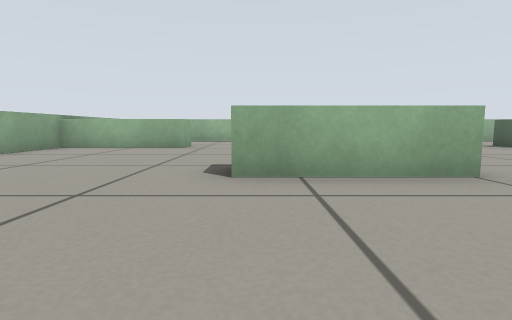
View 1 (above)

16 first-person views from a walk through a Gazebo world. The camera is 0.28 m above the floor, tilts 6° down and sees 80° across. The floor is counted in squares, 0.5 m on a side. Each view is taken from the middle of a square. On the plan, view 1 faces up. The plan holds only what a view shows up to about 9 squares ahead; the rest is blank.

View 2
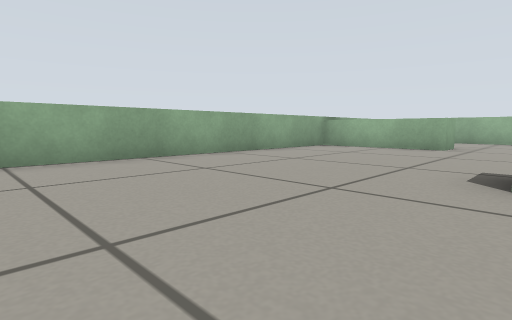

View 3
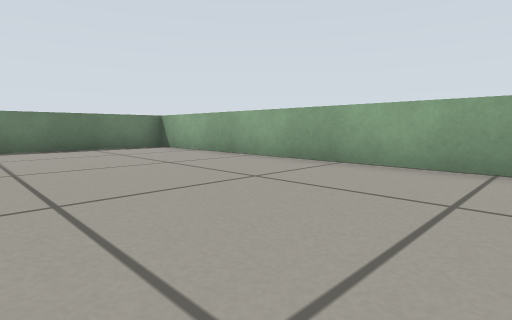

View 4
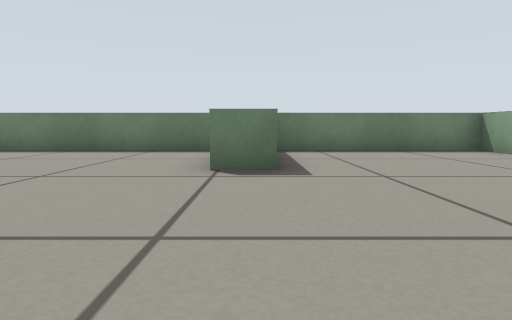

View 5
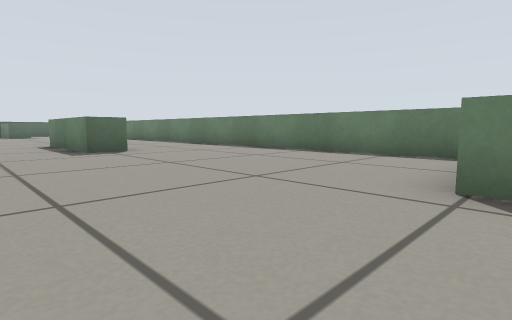

View 6
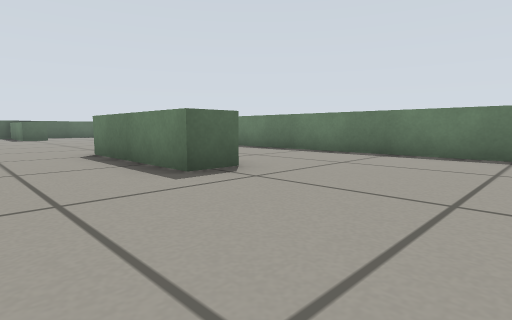

View 7
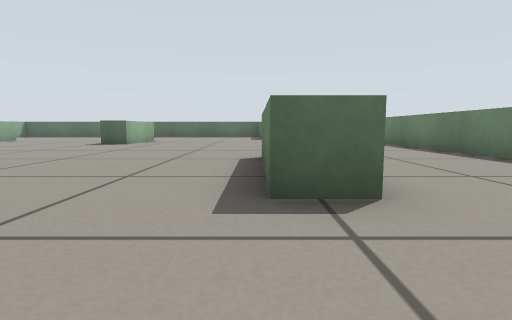

View 8
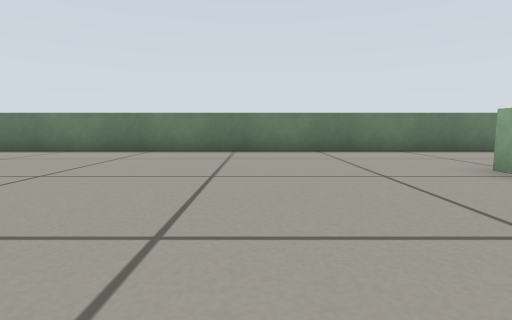

View 9
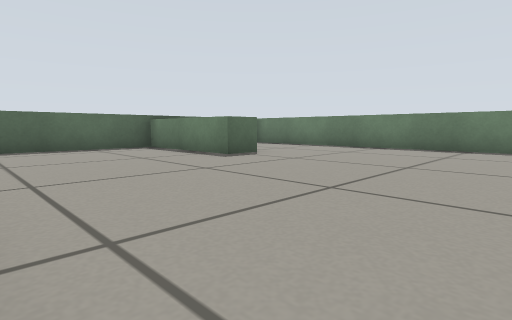

View 10
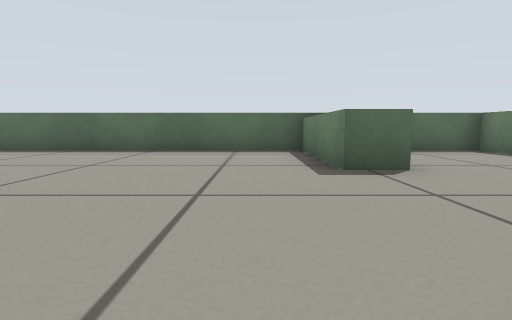

View 11
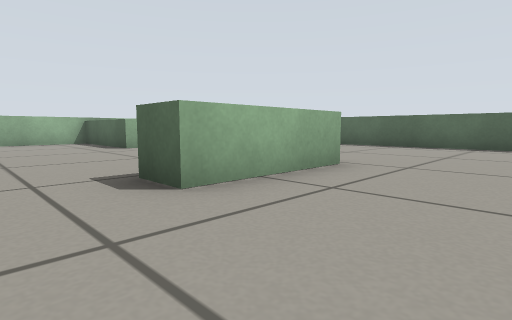

View 12
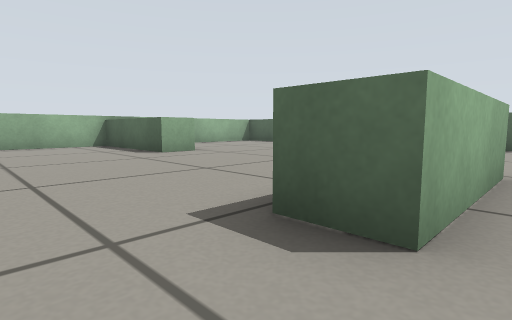

View 13
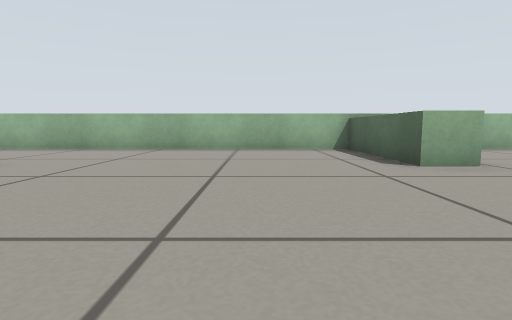

View 14
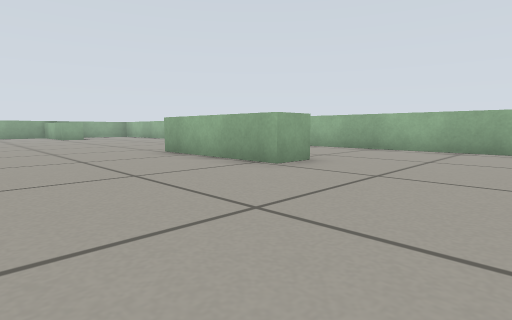

View 15
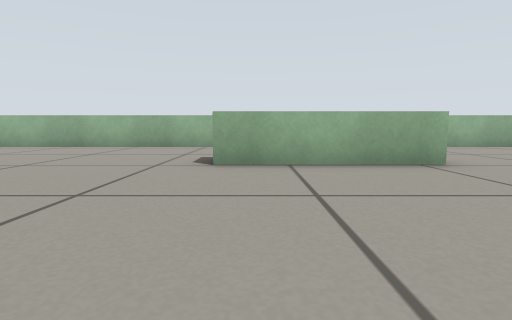

View 16
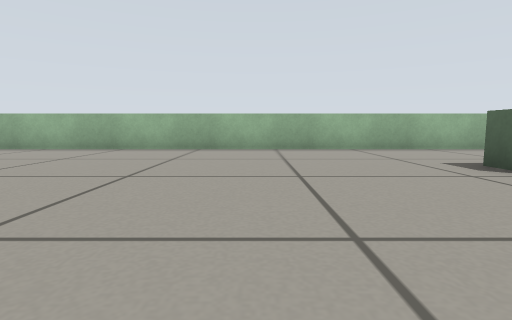

### Floor plan
Points are (right, up) in squares from view 1. A wall is a line through its corners. A room is listed if a view was taken in it or the views show most of it. See-through windows are left out.
Room 1 (views 1, 2, 3, 4, 5, 6, 7, 8, 9, 10, 11, 12, 13, 14, 15, 16)
walls: (7.4, -2) (7.4, -1.1) (10.9, -1.1); (2.6, 3.4) (-0.4, 3.4); (10.9, 9.5) (10.9, 8.6) (7.4, 8.6) (7.4, 9.5); (18.4, 3.4) (15.5, 3.4) (15.5, 4.4); (-0.4, -2) (0.6, -2); (18.4, 9.4) (17.4, 9.4) (17.4, 13); (1.1, -5.5) (20.4, -5.5); (20, -2.1) (20, -1.1) (23.5, -1.1); (-2, 9.5) (-2, 8.6) (-5.5, 8.6); (18.4, 12.9) (-2.8, 12.9); (23.5, -1.8) (23.5, 6.4); (-5.5, 9.1) (-5.5, -5.5) (-0.5, -5.5); (22.5, -5.5) (23.5, -5.5) (23.5, -3.8); (21.8, 12.9) (20.9, 12.9)

Positions as (right, up) in squares from view 1, and headings:
1: (0, 0), facing up
2: (0, 0), facing up-left
3: (-1, 3), facing down-left
4: (0, 2), facing down
5: (0, 1), facing down-right
6: (4, 1), facing down-right
7: (5, -1), facing right
8: (14, 2), facing down
9: (15, 3), facing down-right
10: (16, 0), facing right
11: (14, 1), facing up-right
12: (14, 3), facing up-right
13: (15, 5), facing up
14: (14, 5), facing up-left
15: (8, 4), facing up
16: (4, 5), facing up
